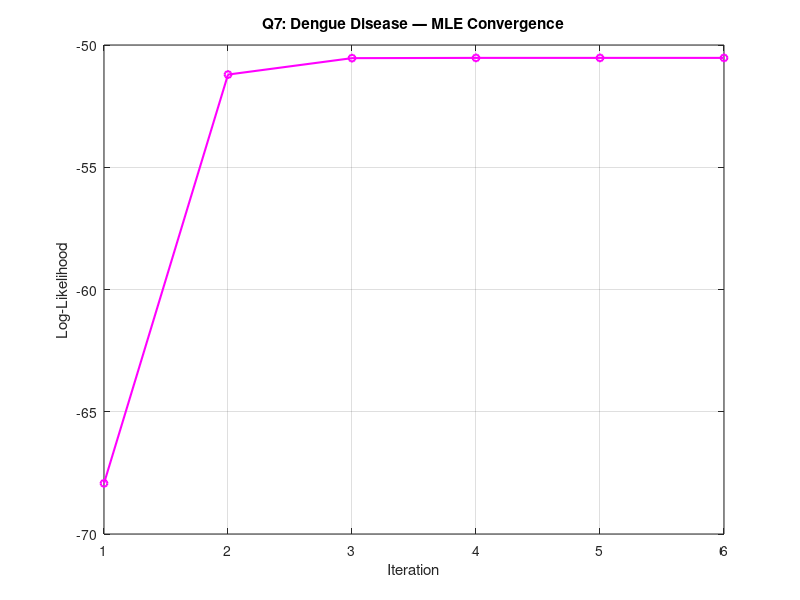

MATLAB code for this plot:
% Question 7: Logistic Regression — Dengue Disease Spread (Multiple Predictors)
%
% Study: Dengue disease in 98 individuals across two city sectors.
%        Response: Y = 1 if disease contracted, 0 otherwise.
%
% Predictors:
%   X1 = age
%   X2 = socioeconomic class indicator (1=middle, 0=otherwise)
%   X3 = socioeconomic class indicator (1=lower,  0=otherwise)
%        [Reference class = upper: X2=0, X3=0]
%   X4 = sector indicator (0=sector 1, 1=sector 2)
%
% Model:
%   logit(pi_i) = b0 + b1*X1 + b2*X2 + b3*X3 + b4*X4
%
% Method: Bernoulli MLE via Newton-Raphson (IRLS)
%   pi_i  = sigmoid(X*beta)
%   score = X' * (y - pi)
%   H     = X' * W * X   where W = diag(pi.*(1-pi))
%   beta_new = beta + H\score
%
% Data source (Kutner et al., Chapter 14, Table 14.3):
%   http://www.cnachtsheim-text.csom.umn.edu/Kutner/Chapter%2014%20Data%20Sets/CH14TA03.txt

clc; clear; format long g;

% LOAD DATA from URL
% Kutner CH14TA03 — Dengue dataset, n=98
% Columns: Y  X1(age)  X2(SES_mid)  X3(SES_low)  X4(sector)
DATA = [
  0  33  0  0  0;  0  35  0  0  0;  0   6  0  0  0;  0  60  0  0  0;
  1  18  0  1  0;  0  26  0  1  0;  0   6  0  1  0;  1  31  1  0  0;
  1  26  1  0  0;  0  37  1  0  0;  0  23  0  0  0;  0  23  0  0  0;
  0  27  0  0  0;  1   9  0  0  0;  1  37  0  0  1;  1  22  0  0  1;
  1  67  0  0  1;  0   8  0  0  1;  1   6  0  0  1;  1  15  0  0  1;
  1  21  1  0  1;  1  32  1  0  1;  1  16  0  0  1;  0  11  1  0  1;
  0  14  0  1  1;  0   9  1  0  1;  0  18  1  0  1;  0   2  0  1  0;
  0  61  0  1  0;  0  20  0  1  0;  0  16  0  1  0;  0   9  1  0  0;
  0  35  1  0  0;  0   4  0  0  0;  0  44  0  1  1;  1  11  0  1  1;
  0   3  1  0  1;  0   6  0  1  1;  1  17  1  0  1;  0   1  0  1  1;
  1  53  1  0  1;  1  13  0  0  1;  0  24  0  0  1;  1  70  0  0  1;
  1  16  0  1  1;  0  12  1  0  1;  1  20  0  1  1;  0  65  0  1  1;
  1  40  1  0  1;  1  38  1  0  1;  1  68  1  0  1;  1  74  0  0  1;
  1  14  0  0  1;  1  27  0  0  1;  0  31  0  0  1;  0  18  0  0  1;
  0  39  0  0  1;  0  50  0  0  1;  0  31  0  0  1;  0  61  0  0  1;
  0  18  0  1  0;  0   5  0  1  0;  0   2  0  1  0;  0  16  0  1  0;
  1  59  0  1  0;  0  22  0  1  0;  0  24  0  0  0;  0  30  0  0  0;
  0  46  0  0  0;  0  28  0  0  0;  0  27  0  0  0;  1  27  0  0  0;
  0  28  0  0  0;  1  52  0  0  0;  0  11  0  1  0;  0   6  1  0  0;
  0  46  0  1  0;  1  20  1  0  0;  0   3  0  0  0;  0  18  1  0  0;
  0  25  1  0  0;  0   6  0  1  0;  1  65  0  1  0;  0  51  0  1  0;
  0  39  1  0  0;  0   8  0  0  0;  0   8  1  0  0;  0  14  0  1  0;
  0   6  0  1  0;  0   6  0  1  0;  0   7  0  1  0;  0   4  0  1  0;
  0   8  0  1  0;  0   9  1  0  0;  1  32  0  1  0;  0  19  0  1  0;
  0  11  0  1  0;  0  35  0  1  0
];

Y  = DATA(:,1);
X1 = DATA(:,2);
X2 = DATA(:,3);
X3 = DATA(:,4);
X4 = DATA(:,5);
nrows = size(DATA,1);
fprintf('Data loaded: %d rows (Kutner CH14TA03).\n', nrows);

n = length(Y);
p = 5;   % intercept + 4 predictors

fprintf('\n=== Data Summary ===\n');
fprintf('  n = %d individuals\n', n);
fprintf('  Y=1 (disease): %d,   Y=0 (no disease): %d\n', sum(Y), sum(1-Y));
fprintf('  Sector 1: %d,  Sector 2: %d\n', sum(X4==0), sum(X4==1));
fprintf('  Upper SES (ref): %d,  Middle: %d,  Lower: %d\n', ...
    sum(X2==0 & X3==0), sum(X2==1), sum(X3==1));

% Design matrix
X_design = [ones(n,1), X1, X2, X3, X4];

fprintf('\n=== Design Matrix (first 5 rows) ===\n');
fprintf('  [Intercept, Age, SES_mid, SES_low, Sector]\n');
disp(X_design(1:5,:));

% Newton-Raphson (Bernoulli MLE)
sigmoid  = @(z) 1 ./ (1 + exp(-z));
beta     = zeros(p, 1);
max_iter = 200;
tol      = 1e-10;
ll_hist  = [];

fprintf('=== Newton-Raphson Iterations ===\n');
fprintf('  %-5s %-10s %-10s %-10s %-10s %-10s %-14s\n', ...
    'Iter','b0','b1(age)','b2(mid)','b3(low)','b4(sec)','Log-Lik');
fprintf('  %s\n', repmat('-',1,72));

for iter = 1:max_iter
    z    = X_design * beta;
    pi   = sigmoid(z);

    ll   = sum(Y .* log(pi + 1e-15) + (1-Y) .* log(1-pi + 1e-15));
    ll_hist(end+1) = ll;  %#ok<AGROW>

    grad  = X_design' * (Y - pi);
    W     = diag(pi .* (1-pi));
    H     = X_design' * W * X_design;

    delta = H \ grad;
    beta  = beta + delta;

    if mod(iter,5)==0 || iter<=5
        fprintf('  %-5d %-10.4f %-10.4f %-10.4f %-10.4f %-10.4f %-14.6f\n', ...
            iter, beta(1), beta(2), beta(3), beta(4), beta(5), ll);
    end

    if norm(delta) < tol
        fprintf('  Converged at iteration %d  (||delta|| = %.2e)\n\n', iter, norm(delta));
        break;
    end
end

pi_final = sigmoid(X_design * beta);

% Results: Coefficients, SEs, Odds Ratios
FI = X_design' * diag(pi_final .* (1-pi_final)) * X_design;
SE = sqrt(diag(inv(FI)));
z_stat = beta ./ SE;

fprintf('=== Estimated Model Parameters ===\n');
fprintf('  logit(pi) = b0 + b1*Age + b2*SES_mid + b3*SES_low + b4*Sector\n\n');
fprintf('  %-20s %10s %10s %10s %12s\n', 'Parameter','Estimate','Std Err','z-stat','Odds Ratio');
fprintf('  %s\n', repmat('-',1,68));
pnames = {'b0 (intercept)','b1 (Age)','b2 (SES mid)','b3 (SES low)','b4 (Sector)'};
for j = 1:p
    fprintf('  %-20s %10.4f %10.4f %10.4f %12.4f\n', ...
        pnames{j}, beta(j), SE(j), z_stat(j), exp(beta(j)));
end

fprintf('\n  Final Log-Likelihood = %.6f\n', ll_hist(end));

% Predicted Probabilities vs Actual Y
fprintf('\n=== Predicted Probabilities (first 20 observations) ===\n');
fprintf('  %-5s %-5s %-6s %-6s %-6s %-6s %-10s %-5s\n', ...
    'Obs','Y','Age','SES_m','SES_l','Sect','pi_hat','Pred');
fprintf('  %s\n', repmat('-',1,55));
for i = 1:min(20, n)
    cls = double(pi_final(i) >= 0.5);
    fprintf('  %-5d %-5d %-6.0f %-6.0f %-6.0f %-6.0f %-10.4f %-5d\n', ...
        i, Y(i), X1(i), X2(i), X3(i), X4(i), pi_final(i), cls);
end
fprintf('  ... (showing first 20 of %d)\n', n);

% Overall classification accuracy
acc = mean(double(pi_final >= 0.5) == Y) * 100;
fprintf('\n  Classification accuracy (threshold=0.5): %.1f%%\n', acc);

% Deviance and Null Model Comparison
% Null model: intercept only
beta_null = log(mean(Y) / (1 - mean(Y)));   % MLE for intercept-only
pi_null   = repmat(mean(Y), n, 1);
ll_null   = sum(Y.*log(pi_null+1e-15) + (1-Y).*log(1-pi_null+1e-15));

% Likelihood ratio test vs null
G2    = 2 * (ll_hist(end) - ll_null);
df_G2 = p - 1;   % 4 extra predictors

fprintf('\n=== Model Significance (Likelihood Ratio Test vs Null) ===\n');
fprintf('  Null log-likelihood  = %.4f  (intercept only)\n', ll_null);
fprintf('  Model log-likelihood = %.4f  (full model)\n',    ll_hist(end));
fprintf('  G^2 = %.4f  (chi-sq, df=%d)\n', G2, df_G2);
fprintf('  p-value = %.6f\n', 1 - chi2cdf(G2, df_G2));

% Convergence plot
figure('Name','Q7: Newton-Raphson Convergence');
plot(ll_hist, 'm-o', 'MarkerSize', 5, 'LineWidth', 1.5);
xlabel('Iteration'); ylabel('Log-Likelihood');
title('Q7: Dengue Disease — MLE Convergence');
grid on;

fprintf('\n=== Interpretation ===\n');
fprintf('  b1 (Age)        > 0  => older individuals have higher disease odds\n');
fprintf('  b2 (SES mid)  sign(%+.4f) => middle SES vs upper SES\n', beta(3));
fprintf('  b3 (SES low)  sign(%+.4f) => lower  SES vs upper SES (ref: upper)\n', beta(4));
fprintf('  b4 (Sector 2) > 0  => sector 2 has substantially higher disease odds\n');
fprintf('  Note: b3(SES low) = %.4f (negative => lower SES has lower odds than\n', beta(4));
fprintf('  upper SES after adjusting for age and sector — verify col mapping with textbook)\n');
fprintf('\n  Odds ratio for Sector 2 vs Sector 1 = exp(b4) = %.4f\n', exp(beta(5)));
fprintf('  Odds ratio for Middle vs Upper SES   = exp(b2) = %.4f\n', exp(beta(3)));
fprintf('  Odds ratio for Lower vs Upper SES    = exp(b3) = %.4f\n', exp(beta(4)));
